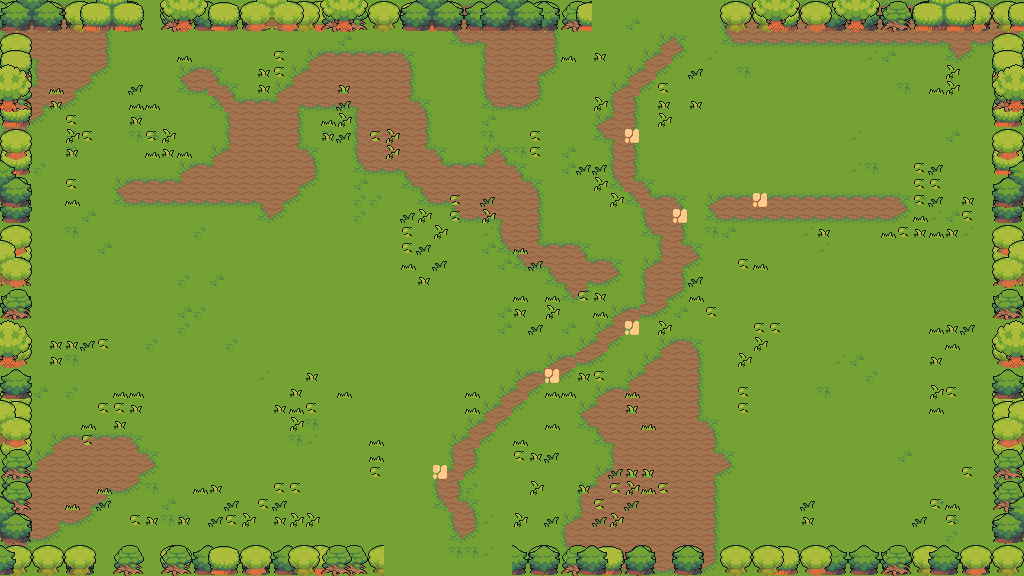

A level layout from a 2D game, rendered from its tile map. Below: a short description, then the map file with tile-grid data replaced by summaries:
An orthogonal 64x36 tile map with 16x16 px tiles, 7 tile layers (floor, ground, path, decor, ...), 6 tilesets and 43 objects (29x prop, 7x obstacle, 4x spawn, 2x door, playerStart).

<map version="1.10" tiledversion="1.11.0" orientation="orthogonal" renderorder="right-down" width="64" height="36" tilewidth="16" tileheight="16" infinite="0" nextlayerid="9" nextobjectid="44">
 <properties>
    <property name="chapter" type="int" value="1" />
    <property name="room" type="int" value="16" />
    <property name="isBossRoom" type="bool" value="false" />
 </properties>
 <tileset firstgid="1" source="field.tsx" />
 <tileset firstgid="76" source="nature.tsx" />
 <tileset firstgid="580" source="relief.tsx" />
 <tileset firstgid="820" source="element.tsx" />
 <tileset firstgid="1060" source="floordetail.tsx" />
 <tileset firstgid="1140" source="tilefloor.tsx" />
 <layer id="1" name="floor" width="64" height="36">
  <data>[2304 cells, 2304 non-empty, 5 distinct tile ids]</data>
 </layer>
 <layer id="2" name="ground" width="64" height="36">
  <data>[2304 cells, 494 non-empty, 13 distinct tile ids]</data>
 </layer>
 <layer id="3" name="path" width="64" height="36">
  <data>[2304 cells, 119 non-empty, 13 distinct tile ids]</data>
 </layer>
 <layer id="4" name="decor" width="64" height="36">
  <data>[2304 cells, 190 non-empty, 6 distinct tile ids]</data>
 </layer>
 <layer id="5" name="border-back" width="64" height="36">
  <data>[2304 cells, 288 non-empty, 20 distinct tile ids]</data>
 </layer>
 <layer id="6" name="border-mid" width="64" height="36">
  <data>[2304 cells, 276 non-empty, 20 distinct tile ids]</data>
 </layer>
 <layer id="7" name="border-front" width="64" height="36">
  <data>[2304 cells, 148 non-empty, 41 distinct tile ids]</data>
 </layer>
 <objectgroup id="8" name="objects">
  <object id="1" name="playerStart" x="448" y="288"><point /></object>
  <object id="2" name="spawn" x="392" y="464">
   <properties>
    <property name="role" value="caster" />
    <property name="wave" type="int" value="1" />
    <property name="elite" type="bool" value="true" />
   </properties>
  <point /></object>
  <object id="3" name="spawn" x="544" y="176">
   <properties>
    <property name="role" value="chaser" />
    <property name="wave" type="int" value="1" />
    <property name="elite" type="bool" value="false" />
   </properties>
  <point /></object>
  <object id="4" name="spawn" x="560" y="328">
   <properties>
    <property name="role" value="chaser" />
    <property name="wave" type="int" value="1" />
    <property name="elite" type="bool" value="false" />
   </properties>
  <point /></object>
  <object id="5" name="spawn" x="416" y="176">
   <properties>
    <property name="role" value="tank" />
    <property name="wave" type="int" value="1" />
    <property name="elite" type="bool" value="false" />
   </properties>
  <point /></object>
  <object id="6" name="door" x="448" y="568"><point /></object>
  <object id="7" name="door" x="664" y="8"><point /></object>
  <object id="8" name="obstacle" x="0" y="544" width="384" height="32">
   <properties>
    <property name="kind" value="edge" />
   </properties>
  </object>
  <object id="9" name="obstacle" x="512" y="544" width="512" height="32">
   <properties>
    <property name="kind" value="edge" />
   </properties>
  </object>
  <object id="10" name="obstacle" x="0" y="0" width="592" height="32">
   <properties>
    <property name="kind" value="edge" />
   </properties>
  </object>
  <object id="11" name="obstacle" x="720" y="0" width="304" height="32">
   <properties>
    <property name="kind" value="edge" />
   </properties>
  </object>
  <object id="12" name="obstacle" x="0" y="32" width="32" height="512">
   <properties>
    <property name="kind" value="edge" />
   </properties>
  </object>
  <object id="13" name="obstacle" x="992" y="32" width="32" height="512">
   <properties>
    <property name="kind" value="edge" />
   </properties>
  </object>
  <object id="14" name="obstacle" x="96" y="64" width="16" height="48">
   <properties>
    <property name="kind" value="wall" />
   </properties>
  </object>
  <object id="15" name="prop" x="704" y="128" width="64" height="48">
   <properties>
    <property name="key" value="house-green" />
   </properties>
  </object>
  <object id="16" name="prop" x="800" y="128" width="64" height="48">
   <properties>
    <property name="key" value="house-orange" />
   </properties>
  </object>
  <object id="17" name="prop" x="704" y="224" width="48" height="16">
   <properties>
    <property name="key" value="fence" />
   </properties>
  </object>
  <object id="18" name="prop" x="752" y="224" width="48" height="16">
   <properties>
    <property name="key" value="fence" />
   </properties>
  </object>
  <object id="19" name="prop" x="784" y="80" width="16" height="16">
   <properties>
    <property name="key" value="stump" />
   </properties>
  </object>
  <object id="20" name="prop" x="736" y="80" width="16" height="16">
   <properties>
    <property name="key" value="crate" />
   </properties>
  </object>
  <object id="21" name="prop" x="832" y="48" width="32" height="32">
   <properties>
    <property name="key" value="crate-stack" />
   </properties>
  </object>
  <object id="22" name="prop" x="656" y="160" width="16" height="30">
   <properties>
    <property name="key" value="camp-signpost" />
   </properties>
  </object>
  <object id="23" name="prop" x="896" y="112" width="32" height="32">
   <properties>
    <property name="key" value="tree-round" />
   </properties>
  </object>
  <object id="24" name="prop" x="752" y="128" width="16" height="16">
   <properties>
    <property name="key" value="flower-sun" />
   </properties>
  </object>
  <object id="25" name="prop" x="784" y="128" width="16" height="16">
   <properties>
    <property name="key" value="flower-sun" />
   </properties>
  </object>
  <object id="26" name="prop" x="704" y="128" width="16" height="16">
   <properties>
    <property name="key" value="bush-green" />
   </properties>
  </object>
  <object id="27" name="prop" x="880" y="128" width="16" height="16">
   <properties>
    <property name="key" value="flower-yellow" />
   </properties>
  </object>
  <object id="28" name="prop" x="32" y="240" width="32" height="32">
   <properties>
    <property name="key" value="tree-pine" />
   </properties>
  </object>
  <object id="29" name="prop" x="64" y="240" width="32" height="32">
   <properties>
    <property name="key" value="tree-pink" />
   </properties>
  </object>
  <object id="30" name="prop" x="48" y="272" width="32" height="32">
   <properties>
    <property name="key" value="tree-round" />
   </properties>
  </object>
  <object id="31" name="prop" x="80" y="272" width="48" height="48">
   <properties>
    <property name="key" value="tree-big-green" />
   </properties>
  </object>
  <object id="32" name="prop" x="64" y="224" width="16" height="16">
   <properties>
    <property name="key" value="bush-green" />
   </properties>
  </object>
  <object id="33" name="prop" x="64" y="240" width="16" height="16">
   <properties>
    <property name="key" value="bush-light" />
   </properties>
  </object>
  <object id="34" name="prop" x="48" y="240" width="16" height="16">
   <properties>
    <property name="key" value="grass-tall" />
   </properties>
  </object>
  <object id="35" name="prop" x="368" y="88" width="16" height="16">
   <properties>
    <property name="key" value="crate" />
   </properties>
  </object>
  <object id="36" name="prop" x="176" y="176" width="16" height="16">
   <properties>
    <property name="key" value="bush-dark" />
   </properties>
  </object>
  <object id="37" name="prop" x="464" y="240" width="16" height="16">
   <properties>
    <property name="key" value="grass-tall" />
   </properties>
  </object>
  <object id="38" name="prop" x="335" y="440" width="16" height="16">
   <properties>
    <property name="key" value="stump" />
   </properties>
  </object>
  </objectgroup>
</map>
<!-- 5 of 43 objects omitted -->
